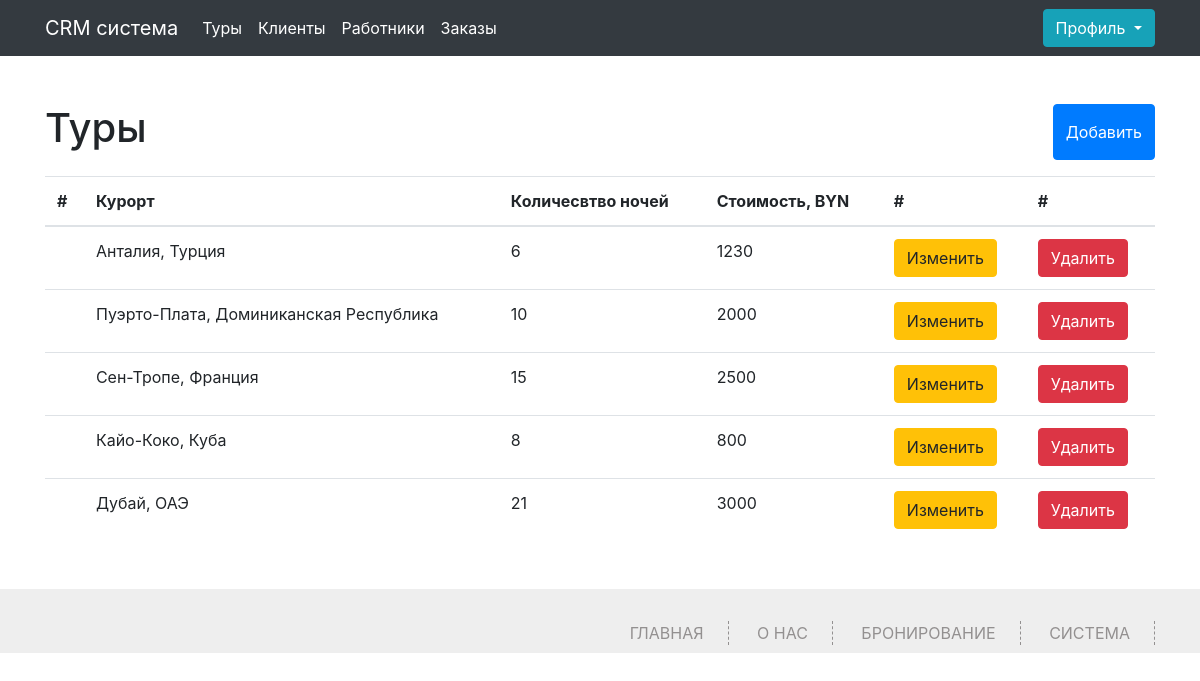
The app's page /tur (signed in) with its own data.
### app.py (models this page shows, shortened)
class Tur(db.Model):
    id = db.Column(db.Integer,primary_key=True)
    title = db.Column(db.String(100))
    price = db.Column(db.Integer)
    duration = db.Column(db.Integer)
    order_id = db.relationship('Orders', backref='tur', lazy='dynamic')

### app.py (the view, shortened to what this page needs)
@app.route('/tur', methods=['GET', 'POST'])
def tur():
    if 'name' not in session:
        abort(401)
    turs = Tur.query.all()
    return render_template("tur.html",turs=turs)

### app.py (called while the page is built)
@app.context_processor
def inject_user():
    def get_user_name():
        if 'name' in session:
            return Worker.query.filter_by(phone=session['name']).first()
    return dict(active_user=get_user_name())

### templates/tur.html (shortened to what this page needs)
{% extends 'base.html' %}
{% block main %}
<div class="container">
	<div class="content my-5">
		<div class="d-flex justify-content-between my-3">
			<h1>Туры</h1>
			<button type="button" class="btn btn-primary" data-toggle="modal" data-target="#exampleModal">
				Добавить
			  </button>
		</div>
  {% if not turs%}
  <h2>Список пуст!</h2>
  {%else%}
		<table class="table">
			<thead>
			  <tr>
				<th scope="col">#</th>
				<th scope="col">Курорт</th>
				<th scope="col">Количесвтво ночей</th>
				<th scope="col">Стоимость, BYN</th>
				<th scope="col">#</th>
				<th scope="col">#</th>
			  </tr>
			</thead>
			<tbody>
				{%for tur in turs%}
			  <tr>
				<th scope="row"></th>
				<td>{{tur.title}}</td>
				<td>{{tur.duration}}</td>
				<td>{{tur.price}}</td>
<td>				<button type="button" class="btn btn-warning" data-toggle="modal" data-target="#exampleModal{{tur.id}}"> Изменить</button>
</td>
				<td><a href="/delete_tur/{{tur.id}}" class="btn btn-danger">Удалить</a></td>
			  </tr>
			  {%endfor%}
			</tbody>
		  </table>
		  {%endif%}
	</div>
</div>
{% endblock %}

### static/css/style.css (style rules this page uses)
html,body { font-family: 'Open Sans', sans-serif; background:#FFF; font-size:100%; }
*, *:after, *::before { -webkit-box-sizing: border-box; -moz-box-sizing: border-box; box-sizing: border-box; }

### records on screen
Tur: title "Анталия, Турция", duration "6", price "1230"
Tur: title "Пуэрто-Плата, Доминиканская Республика", duration "10", price "2000"
Tur: title "Сен-Тропе, Франция", duration "15", price "2500"
Tur: title "Кайо-Коко, Куба", duration "8", price "800"
Tur: title "Дубай, ОАЭ", duration "21", price "3000"
